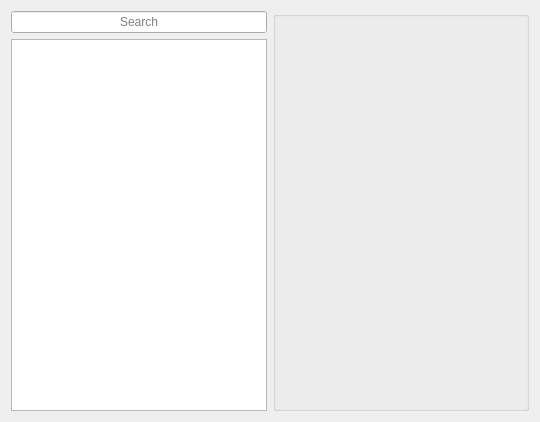
<?xml version="1.0" encoding="UTF-8"?>
<ui version="4.0">
 <class>launcher</class>
 <widget class="QWidget" name="launcher">
  <property name="geometry">
   <rect>
    <x>0</x>
    <y>0</y>
    <width>536</width>
    <height>422</height>
   </rect>
  </property>
  <property name="windowTitle">
   <string>Launcher</string>
  </property>
  <property name="styleSheet">
   <string notr="true"/>
  </property>
  <layout class="QGridLayout" name="gridLayout">
   <item row="0" column="0">
    <widget class="QLineEdit" name="search">
     <property name="minimumSize">
      <size>
       <width>256</width>
       <height>0</height>
      </size>
     </property>
     <property name="maximumSize">
      <size>
       <width>16777215</width>
       <height>16777215</height>
      </size>
     </property>
     <property name="alignment">
      <set>Qt::AlignCenter</set>
     </property>
     <property name="placeholderText">
      <string>Search</string>
     </property>
    </widget>
   </item>
   <item row="1" column="0">
    <widget class="QListWidget" name="prj_list">
     <property name="maximumSize">
      <size>
       <width>16777215</width>
       <height>16777215</height>
      </size>
     </property>
    </widget>
   </item>
   <item row="0" column="1" rowspan="2">
    <widget class="QGroupBox" name="prj_grp">
     <property name="sizePolicy">
      <sizepolicy hsizetype="Expanding" vsizetype="Preferred">
       <horstretch>0</horstretch>
       <verstretch>0</verstretch>
      </sizepolicy>
     </property>
     <property name="minimumSize">
      <size>
       <width>256</width>
       <height>0</height>
      </size>
     </property>
     <property name="title">
      <string/>
     </property>
     <layout class="QGridLayout" name="gridLayout_3">
      <item row="0" column="0">
       <layout class="QGridLayout" name="gl_prj_grp"/>
      </item>
     </layout>
    </widget>
   </item>
  </layout>
 </widget>
 <resources/>
 <connections/>
</ui>
